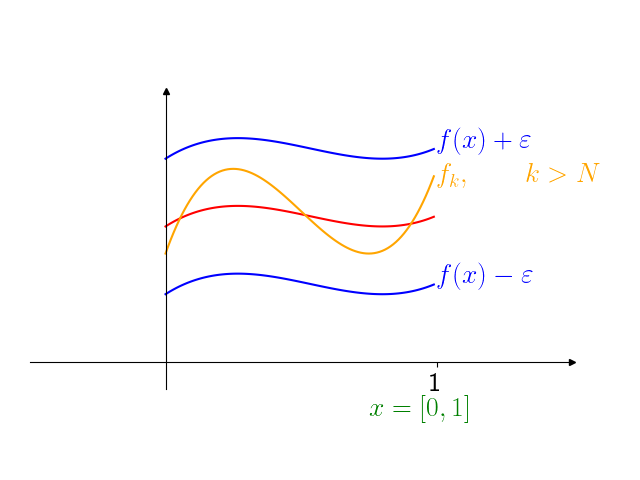

Reproduce this figure in Python.
from matplotlib import pyplot
import matplotlib.pyplot as plt
import numpy as np 
import matplotlib.patches as patches
import matplotlib as mpl


plt.rcParams['text.usetex'] = True #using latex
params = {'font.size': 20, 'text.latex.preamble' : r"\usepackage{amsmath} \usepackage{amssymb}"}
#font size
pyplot.rcParams.update(params)


fig, ax1 = plt.subplots()

# Select length of axes and the space between tick labels
xmin, xmax, ymin, ymax = -0.5, 1.5, -.1, 1

# Set identical scales for both axes
ax1.set(xlim=(xmin, xmax), ylim=(ymin, ymax), aspect=1)

# Set bottom and left spines as x and y axes of coordinate system
ax1.spines['bottom'].set_position('zero')
ax1.spines['left'].set_position('zero')

# Remove top and right spines
ax1.spines['top'].set_visible(False)
ax1.spines['right'].set_visible(False)

# Create 'x' and 'y' labels placed at the end of the axes
#ax1.set_xlabel('$x$', labelpad=-24, x=1.03)
#ax1.set_ylabel('$y$', labelpad=-21, y=1.02, rotation=0)

# Draw arrows
arrow_fmt = dict(markersize=4, color='black', clip_on=False)
ax1.plot((1), (0), marker='>', transform=ax1.get_yaxis_transform(), **arrow_fmt)
ax1.plot((0), (1), marker='^', transform=ax1.get_xaxis_transform(), **arrow_fmt)


# Use tex in labels

ax1.set_xticks([1])
ax1.set_xticklabels([1])
ax1.set_yticks([])
ax1.set_yticklabels([])



def fun1 (x):
    return np.array(x) * (np.array(x) - 0.8) ** 2

def fun2 (x):
    return 5 * np.array(x) * (np.array(x) - 0.75) ** 2

x = np.arange(0, 1, .01)

ax1.plot(x, fun1(x) + .25, color = "b")
ax1.plot(x, fun1(x) + .5, color = "r")
ax1.plot(x, fun1(x) + .75, color = "b")

ax1.plot(x, fun2(x) + 0.4, color="orange")


#Add text
ax1.text(1, fun1(1) + .25, r"$f(x) - \varepsilon$", color="b")
ax1.text(1, fun1(1) + .75, r"$f(x) + \varepsilon$", color="b")
ax1.text(1, fun2(1) + .35, r"$f_k, \qquad k > N $", color="orange")
ax1.text(0.75, -0.2, r"$x=[0,1]$", color="g")



plt.tight_layout()
plt.show()
